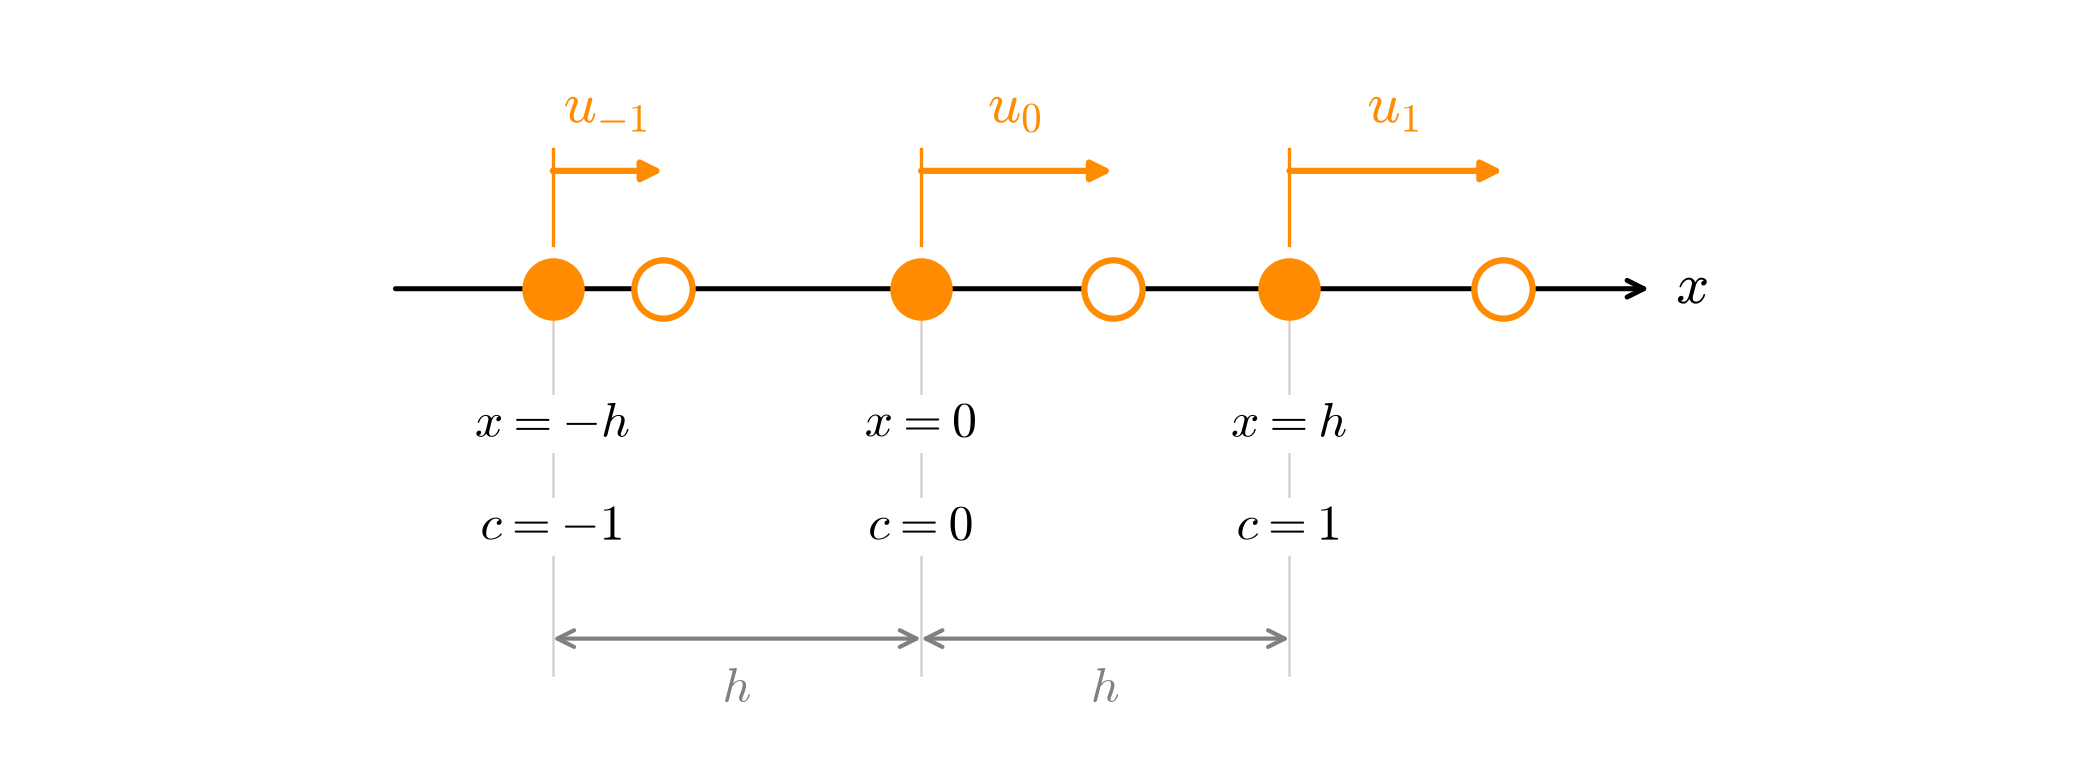

Source code (Python):
"""1D example layout: three points at x = [-h, 0, h], indexed c = [-1, 0, 1],
with tracked displacements [u_{-1}, u_0, u_1] drawn as arrows.
"""

import matplotlib.pyplot as plt

H = 1.0
DISPLACEMENTS = [0.30, 0.52, 0.58]
LABEL_BOX = {"facecolor": "white", "edgecolor": "none", "pad": 1.0}

plt.rcParams.update({"font.family": "serif", "mathtext.fontset": "cm"})

fig, ax = plt.subplots(figsize=(7, 2.6), constrained_layout=True)
ax.annotate(
    "",
    xy=(2.0, 0),
    xytext=(-1.45, 0),
    arrowprops={"arrowstyle": "->", "color": "black", "lw": 1.2},
)
ax.text(2.05, 0, "$x$", va="center", fontsize=14)

for c, u in zip([-1, 0, 1], DISPLACEMENTS, strict=True):
    x = c * H
    ax.plot([x, x], [0, -1.05], color="lightgray", lw=0.6, zorder=0)
    ax.plot(x, 0, "o", color="darkorange", ms=14, zorder=3)
    ax.plot(x + u, 0, "o", mfc="white", mec="darkorange", mew=1.5, ms=14, zorder=3)
    ax.annotate(
        "",
        xy=(x + u, 0.32),
        xytext=(x, 0.32),
        arrowprops={
            "arrowstyle": "-|>",
            "color": "darkorange",
            "lw": 1.5,
            "shrinkA": 0,
            "shrinkB": 0,
        },
    )
    ax.plot([x, x], [0.12, 0.38], color="darkorange", lw=0.8)
    ax.text(
        x + u / 2, 0.45, f"$u_{{{c}}}$", ha="center", fontsize=14, color="darkorange"
    )
    position = {-1: "$-h$", 0: "$0$", 1: "$h$"}[c]
    ax.text(
        x,
        -0.3,
        f"$x = ${position}",
        ha="center",
        va="top",
        fontsize=12,
        bbox=LABEL_BOX,
        zorder=2,
    )
    ax.text(
        x,
        -0.58,
        f"$c = {c}$",
        ha="center",
        va="top",
        fontsize=12,
        bbox=LABEL_BOX,
        zorder=2,
    )

for start in [-H, 0]:
    ax.annotate(
        "",
        xy=(start + H, -0.95),
        xytext=(start, -0.95),
        arrowprops={
            "arrowstyle": "<->",
            "color": "gray",
            "lw": 1.0,
            "shrinkA": 0,
            "shrinkB": 0,
        },
    )
    ax.text(
        start + H / 2, -1.02, "$h$", ha="center", va="top", fontsize=12, color="gray"
    )

ax.set_xlim(-1.5, 2.2)
ax.set_ylim(-1.3, 0.75)
ax.set_aspect("equal")
ax.axis("off")
fig.savefig("strain_window_1d.png", dpi=300)
